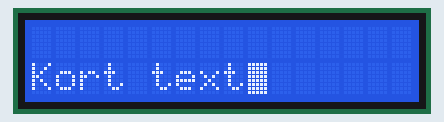
Bench run of a program on a simulated Raspberry Pi Pico running MicroPython. Parts: 16×2 character LCD. Library files of the repository ran but are not shown: lcd_api.py, i2c_lcd.py. At 2.5 s the program stops and its outputs stay as they are.

Above: at 0.1 s.
At 1.1 s:
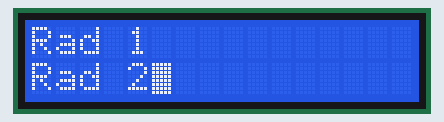
At 2.14 s:
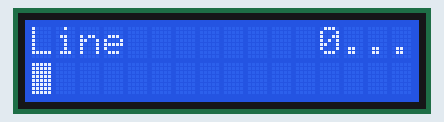
At 2.5 s:
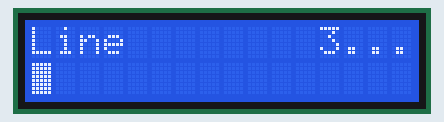

Measured:
- what the display in image 0 shows lasts 1.0 s, from 0.1 s to 1.1 s

The program:

frame_updater.py
```python
from lcd_api import LcdApi


class FrameUpdater:
    def __init__(self, lcd: LcdApi, keycode_map: dict[str, int]):
        self.lcd = lcd
        self.display_buffer = [[ord(" ") for _ in range(16)] for _ in range(2)]
        self.keycode_map = keycode_map
        self.last_text = " " * 32
        self.uses_cursor = True

        self.show_cursor()

    def hide_cursor(self):
        self.uses_cursor = False
        self.lcd.hide_cursor()

    def show_cursor(self):
        self.uses_cursor = True
        self.lcd.blink_cursor_on()

    def cursor_hidden(self):
        return CursorHider(self)

    def set_text(self, text):
        """Update only the parts of the display that have changed"""
        if text == self.last_text:
            return  # No changes, skip update

        used_cursor = self.uses_cursor
        self.uses_cursor = False

        charcodes = []
        for c in text:
            charcode = self.keycode_map.get(c, None)
            if charcode is None:
                continue
            charcodes.append(charcode)

        # Make sure the text is adjusted down to the second line
        text_len = len(charcodes)
        if text_len < 16:
            charcodes = [ord(" ")] * 16 + charcodes

        # Make sure we have at maximum 31 characters to display
        while (text_len := len(charcodes)) > (31 if used_cursor else 32):
            charcodes = charcodes[16:]

        # Create new display state
        new_buffer = [[ord(" ") for _ in range(16)] for _ in range(2)]

        # Fill the new buffer with the text
        while len(charcodes) < 32:
            charcodes.append(ord(" "))

        for col in range(16):
            new_buffer[0][col] = charcodes[col]
            new_buffer[1][col] = charcodes[col + 16]

        # Update only changed positions
        cursor_row, cursor_col = -1, -1  # Track where we think the cursor is
        for row in range(2):
            for col in range(16):
                if new_buffer[row][col] == self.display_buffer[row][col]:
                    continue

                # Only move cursor if we're not already at the right position
                if cursor_row != row or cursor_col != col:
                    self.lcd.move_to(col, row)
                    cursor_row, cursor_col = row, col

                self.lcd.hal_write_data(new_buffer[row][col])
                self.display_buffer[row][col] = new_buffer[row][col]
                # Cursor automatically moves right after writing (but doesn't wrap)
                cursor_col += 1

        if used_cursor:
            self.show_cursor()
            self.lcd.move_to(text_len % 16, 1)

        self.last_text = text


class CursorHider:
    def __init__(self, frame: FrameUpdater):
        self.frame = frame

    def __enter__(self):
        self.frame.hide_cursor()

    def __exit__(self, exc_type, exc_value, traceback):
        self.frame.show_cursor()


if __name__ == "__main__":
    import utime
    from lcd import setup_lcd
    from hd44780 import get_japanese_keycode_map, add_missing_characters
    lcd = setup_lcd()

    keycode_map = get_japanese_keycode_map()
    add_missing_characters(lcd, keycode_map)
    frame = FrameUpdater(lcd, keycode_map)

    frame.set_text("Kort text")
    utime.sleep_ms(1000)

    frame.set_text("Rad 1           " + "Rad 2")
    utime.sleep_ms(1000)

    text = ""
    template = "Line {lines:8d}..."
    for line in range(4):
        text += template.format(lines=line)
        frame.set_text(text)
        utime.sleep_ms(100)
```

lcd.py
```python
import machine
from machine import I2C
import utime

from i2c_lcd import I2cLcd

I2C_ADDR = 0x3F
I2C_NUM_ROWS = 2
I2C_NUM_COLS = 16


def setup_lcd():
    i2c = I2C(0, sda=machine.Pin(0), scl=machine.Pin(1), freq=400000)
    lcd = I2cLcd(i2c, I2C_ADDR, I2C_NUM_ROWS, I2C_NUM_COLS)
    lcd.show_cursor()
    return lcd


def test_main(lcd):
    lcd.putstr("It Works!")
    utime.sleep(2)
    lcd.clear()
    for count in range(8):
        lcd.clear()
        time = utime.localtime()
        lcd.putstr(
            "{year:>04d}/{month:>02d}/{day:>02d} {HH:>02d}:{MM:>02d}:{SS:>02d}".format(
                year=time[0],
                month=time[1],
                day=time[2],
                HH=time[3],
                MM=time[4],
                SS=time[5],
            )
        )
        if count % 10 == 0:
            print("Turning cursor on")
            lcd.show_cursor()
        elif count % 10 == 1:
            print("Turning cursor off")
            lcd.hide_cursor()
        elif count % 10 == 2:
            print("Turning blink cursor on")
            lcd.blink_cursor_on()
        elif count % 10 == 3:
            print("Turning blink cursor off")
            lcd.blink_cursor_off()
        elif count % 10 == 4:
            print("Turning backlight off")
            lcd.backlight_off()
        elif count % 10 == 5:
            print("Turning backlight on")
            lcd.backlight_on()
        elif count % 10 == 6:
            print("Turning display off")
            lcd.display_off()
        elif count % 10 == 7:
            print("Turning display on")
            lcd.display_on()
        elif count % 10 == 8:
            print("Filling display")
            lcd.clear()
            string = ""
            for x in range(32, 32 + I2C_NUM_ROWS * I2C_NUM_COLS):
                string += chr(x)
            lcd.putstr(string)

        utime.sleep(2)
```

hd44780.py
```python
from lcd_api import LcdApi

def get_japanese_keycode_map() -> dict[str, int]:
    # Japanese characters, ROM code: A00
    japanese_keycode_map: dict[str, int] = {
        " ": 0x20,
        "\n": 0x20,
        "\\": 0x56,
        "ä": 0xe1,
        "ö": 0xef,
    }

    # ASCII characters from ! to } are one to one, except for \
    for i in range(ord('!'), ord('}') + 1):
        if i == ord('\\'):
            continue

        japanese_keycode_map[chr(i)] = i

    return japanese_keycode_map


char_envelope_left = "⊂"
char_envelope_right = "⊃"


def add_missing_characters(lcd: LcdApi, keycode_map: dict[str, int]):
    """Set up special characters for the LCD."""
    def create_char(char: str, index: int, charmap: list[int]):
        cg_ram_address = index & 0x7
        keycode_map.update({
            char: cg_ram_address,
        })
        lcd.custom_char(index, charmap)

    # https://www.quinapalus.com/hd44780udg.html
    create_char("å", 0, [
        0x4,0x0,0xe,0x1,0xf,0x11,0xf,0x0
    ])
    create_char("♥", 1, [
        0x0,0xa,0x1f,0x1f,0xe,0x4,0x0,0x0
    ])
    create_char(char_envelope_left, 2, [
        0b11111,
        0b11000,
        0b10100,
        0b10010,
        0b10001,
        0b11111,
        0b00000,
        0b00000,
    ])
    create_char(char_envelope_right, 3, [
        0b11111,
        0b00011,
        0b00101,
        0b01001,
        0b10001,
        0b11111,
        0b00000,
        0b00000,
    ])
```
